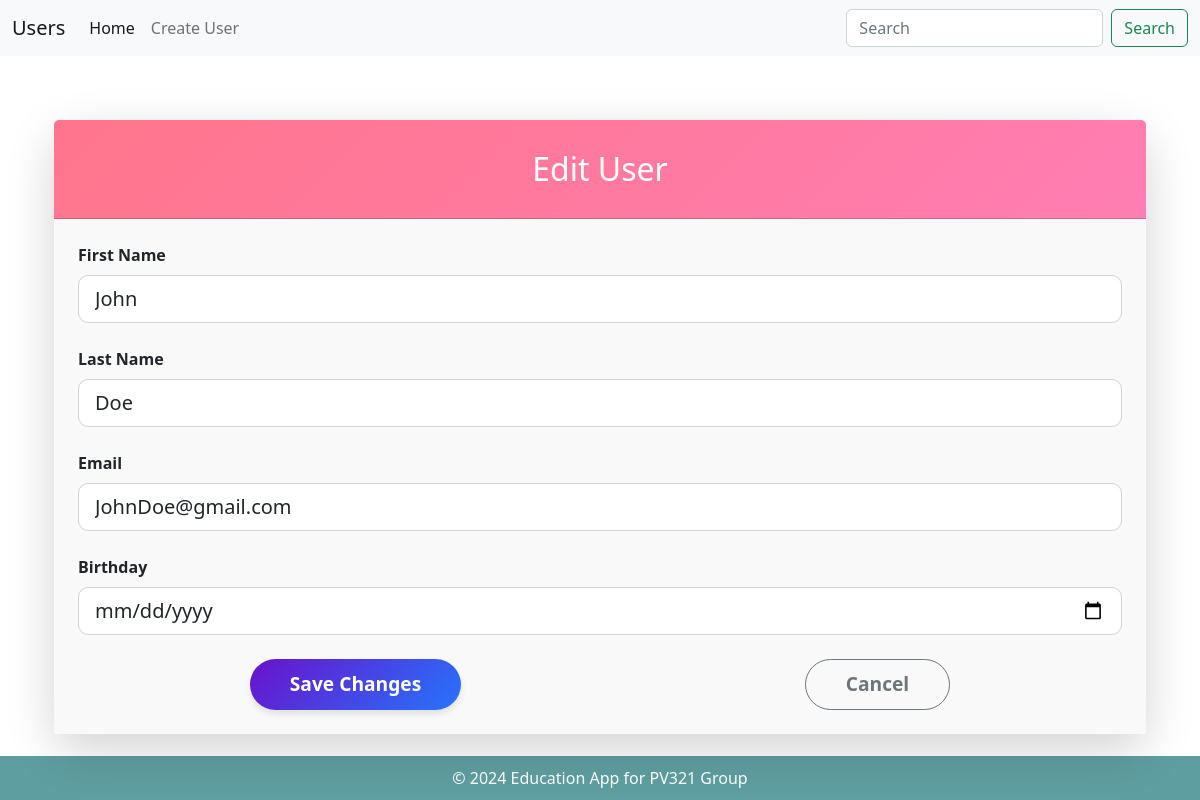
The app's page /users/edit/1/ with its own data.
### users/models.py (models this page shows)
class User(models.Model):
    first_name = models.CharField(max_length=30)
    last_name = models.CharField(max_length=30)
    email = models.EmailField()
    birthday = models.DateField()

### users/views.py (the view)
# urls.py: path('edit/<int:id>/', views.edit, name='edit'),
def edit(request, id):
    try:
        user = User.objects.get(id=id)
        form = EditUser(instance=user)
        if request.method == "POST":
            form = CreateUser(request.POST, instance=user)
            if form.is_valid():
                form.save()
                return redirect("/users/list/")
        return render(request, "edit.html", {"form": form})
    except User.DoesNotExist:
        return HttpResponse("User not found", status=404)

### users/forms/edit.py (shortened to what this page needs)
class EditUser(forms.ModelForm):
    class Meta:
        model = User
        fields = "__all__"

### users/templates/edit.html (shortened to what this page needs)
{% extends "_layout.html" %}
{% block content %}
<div class="container mt-5">
    <div class="card shadow-lg border-0" style="border-radius: 20px;">
        <div class="card-header text-white text-center" style="background: linear-gradient(135deg, #ff758c, #ff7eb3); padding: 30px;">
            <h2 class="mb-0">Edit User</h2>
        </div>
        <div class="card-body p-4" style="background-color: #f9f9f9;">
            <form method="post">
                <div class="mb-4">
                    <label class="form-label" style="font-weight: bold;">First Name</label>
                    <input value="{{ form.first_name.value }}" type="text" name="first_name" class="form-control form-control-lg" placeholder="Enter user name" required style="border-radius: 10px;">
                </div>
                <div class="mb-4">
                    <label class="form-label" style="font-weight: bold;">Last Name</label>
                    <input value="{{ form.last_name.value }}" type="text" name="last_name" class="form-control form-control-lg" placeholder="Enter last name" required style="border-radius: 10px;">
                </div>
                <div class="mb-4">
                    <label class="form-label" style="font-weight: bold;">Email</label>
                    <input value="{{ form.email.value }}" type="email" name="email" class="form-control form-control-lg" placeholder="Enter email address" required style="border-radius: 10px;">
                </div>
                <div class="mb-4">
                    <label class="form-label" style="font-weight: bold;">Birthday</label>
                    <input value="{{ form.birthday.value }}" type="date" name="birthday" class="form-control form-control-lg" required style="border-radius: 10px;">
                </div>
                <div class="text-center d-flex justify-content-around">
                    <button type="submit" class="btn btn-gradient btn-lg" style="padding: 10px 40px; border-radius: 50px; background: linear-gradient(135deg, #6a11cb, #2575fc); color: #fff; font-size: 1.2rem; font-weight: bold; border: none; box-shadow: 0 4px 6px rgba(0, 0, 0, 0.1); transition: transform 0.2s ease, box-shadow 0.2s ease;">
                        Save Changes
                    </button>
                    <a href="/users/list/" class="btn btn-outline-secondary btn-lg" style="padding: 10px 40px; border-radius: 50px; font-size: 1.2rem; font-weight: bold;">
                        Cancel
                    </a>
                </div>
            </form>
        </div>
    </div>
</div>
{% endblock %}

### users/static/style.css (style rules this page uses)
body { display: flex; flex-direction: column; min-height: 100vh; }

### records on screen
User: first_name "John", last_name "Doe", email "JohnDoe@gmail.com"
